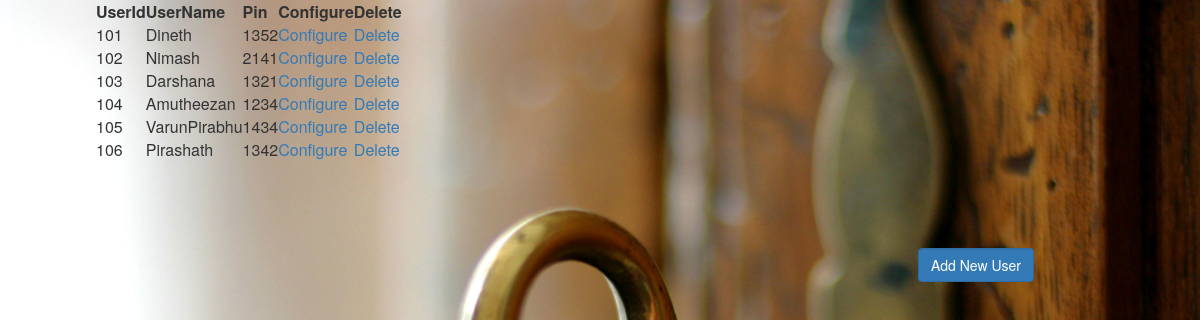
The page /UserTable.php on the database its author committed.
### tables this page shows
CREATE TABLE IF NOT EXISTS `user` (
  `UserId` int(4) NOT NULL,
  `UserName` varchar(45) NOT NULL,
  `Pin` int(4) NOT NULL
);

### UserTable.php (the view, shortened to what this page needs)
<html>
    <link href="StyleBootStrap.css" type="text/css" rel="stylesheet">
    <link href="Styles.css" type="text/css" rel="stylesheet">
<body>
<?php
    $query = "SELECT * FROM user ";
    $result = mysql_query($query);
echo "<table style='position:absolute;  left:8%;'><tr><th> UserId </th><th> UserName </th><th> Pin </th><th> Configure </th><th> Delete </th></tr>";
while($list =  mysql_fetch_array($result)){
    echo "<tr onmouseover=this.cursor='pointer'><td>" .$list['UserId']."</td><td>".$list['UserName']."</td><td>"
        .$list['Pin']."</td>
        <td>". "<a href='UserConfiguration.php?UID=$list[UserId]' name='submit'> Configure </a></td><td>". "<a href='deleteUser.php?UID=$list[UserId]' name='submit'> Delete </a></td></tr>";
}
echo "</table>";
echo "<div class='NUButton' style='position:absolute;  left:76.5%;top:28.5%;'><br><button id='submit'  size='10px' onclick=window.location='addNewUser.php' type='button' class='form-control btn-primary'>Add New User</button></br></div>";
?>
</body>
</html>

### Styles.css (style rules this page uses)
body { background-image: url('key-in-door.jpg'); background-repeat: no-repeat; background-attachment: fixed; background-size:100% 100%; background-blend-mode: normal; background-color: rgb(0, 0, 0); }

### rows shown on the page
user: UserId "101", UserName "Dineth", Pin "1352"
user: UserId "102", UserName "Nimash", Pin "2141"
user: UserId "103", UserName "Darshana", Pin "1321"
user: UserId "104", UserName "Amutheezan", Pin "1234"
user: UserId "105", UserName "VarunPirabhu", Pin "1434"
user: UserId "106", UserName "Pirashath", Pin "1342"
